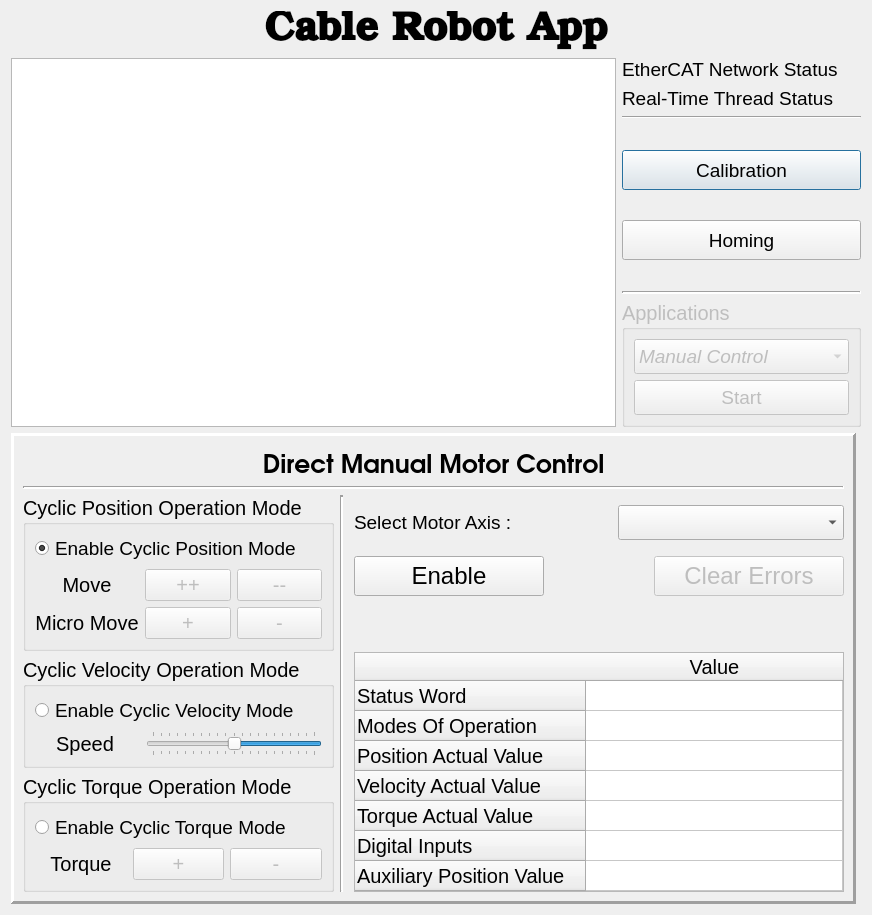
<?xml version="1.0" encoding="UTF-8"?>
<ui version="4.0">
 <class>MainGUI</class>
 <widget class="QDialog" name="MainGUI">
  <property name="geometry">
   <rect>
    <x>0</x>
    <y>0</y>
    <width>872</width>
    <height>915</height>
   </rect>
  </property>
  <property name="sizePolicy">
   <sizepolicy hsizetype="Fixed" vsizetype="Fixed">
    <horstretch>0</horstretch>
    <verstretch>0</verstretch>
   </sizepolicy>
  </property>
  <property name="minimumSize">
   <size>
    <width>872</width>
    <height>0</height>
   </size>
  </property>
  <property name="maximumSize">
   <size>
    <width>872</width>
    <height>16777215</height>
   </size>
  </property>
  <property name="windowTitle">
   <string>CableRobotApp</string>
  </property>
  <property name="windowIcon">
   <iconset resource="../resources/resources.qrc">
    <normaloff>:/img/img/grab.jpg</normaloff>:/img/img/grab.jpg</iconset>
  </property>
  <layout class="QVBoxLayout" name="verticalLayout_2">
   <item>
    <widget class="QLabel" name="label_title">
     <property name="font">
      <font>
       <family>URW Bookman L</family>
       <pointsize>30</pointsize>
       <weight>75</weight>
       <bold>true</bold>
      </font>
     </property>
     <property name="frameShape">
      <enum>QFrame::NoFrame</enum>
     </property>
     <property name="frameShadow">
      <enum>QFrame::Plain</enum>
     </property>
     <property name="text">
      <string>Cable Robot App</string>
     </property>
     <property name="alignment">
      <set>Qt::AlignCenter</set>
     </property>
     <property name="wordWrap">
      <bool>true</bool>
     </property>
    </widget>
   </item>
   <item>
    <layout class="QHBoxLayout" name="horizontalLayout_9" stretch="1,0">
     <item>
      <widget class="QTextBrowser" name="textBrowser_logs">
       <property name="sizePolicy">
        <sizepolicy hsizetype="Expanding" vsizetype="Expanding">
         <horstretch>0</horstretch>
         <verstretch>0</verstretch>
        </sizepolicy>
       </property>
       <property name="minimumSize">
        <size>
         <width>0</width>
         <height>300</height>
        </size>
       </property>
      </widget>
     </item>
     <item>
      <layout class="QVBoxLayout" name="verticalLayout">
       <item>
        <layout class="QHBoxLayout" name="horizontalLayout">
         <item>
          <widget class="QLabel" name="label_8">
           <property name="font">
            <font>
             <pointsize>14</pointsize>
            </font>
           </property>
           <property name="text">
            <string>EtherCAT Network Status</string>
           </property>
          </widget>
         </item>
         <item>
          <spacer name="horizontalSpacer_3">
           <property name="orientation">
            <enum>Qt::Horizontal</enum>
           </property>
           <property name="sizeType">
            <enum>QSizePolicy::Minimum</enum>
           </property>
           <property name="sizeHint" stdset="0">
            <size>
             <width>10</width>
             <height>20</height>
            </size>
           </property>
          </spacer>
         </item>
         <item>
          <widget class="QLabel" name="label_ec_status_led">
           <property name="text">
            <string/>
           </property>
           <property name="pixmap">
            <pixmap resource="../resources/resources.qrc">:/img/img/grey_button.png</pixmap>
           </property>
           <property name="alignment">
            <set>Qt::AlignCenter</set>
           </property>
           <property name="textInteractionFlags">
            <set>Qt::NoTextInteraction</set>
           </property>
          </widget>
         </item>
        </layout>
       </item>
       <item>
        <layout class="QHBoxLayout" name="horizontalLayout_4" stretch="0,1,0">
         <property name="sizeConstraint">
          <enum>QLayout::SetDefaultConstraint</enum>
         </property>
         <item>
          <widget class="QLabel" name="label_9">
           <property name="font">
            <font>
             <pointsize>14</pointsize>
            </font>
           </property>
           <property name="text">
            <string>Real-Time Thread Status</string>
           </property>
          </widget>
         </item>
         <item>
          <spacer name="horizontalSpacer_4">
           <property name="orientation">
            <enum>Qt::Horizontal</enum>
           </property>
           <property name="sizeType">
            <enum>QSizePolicy::Expanding</enum>
           </property>
           <property name="sizeHint" stdset="0">
            <size>
             <width>10</width>
             <height>20</height>
            </size>
           </property>
          </spacer>
         </item>
         <item>
          <widget class="QLabel" name="label_rt_thread_status_led">
           <property name="text">
            <string/>
           </property>
           <property name="pixmap">
            <pixmap resource="../resources/resources.qrc">:/img/img/grey_button.png</pixmap>
           </property>
           <property name="alignment">
            <set>Qt::AlignCenter</set>
           </property>
           <property name="textInteractionFlags">
            <set>Qt::NoTextInteraction</set>
           </property>
          </widget>
         </item>
        </layout>
       </item>
       <item>
        <widget class="Line" name="line_4">
         <property name="orientation">
          <enum>Qt::Horizontal</enum>
         </property>
        </widget>
       </item>
       <item>
        <spacer name="verticalSpacer_7">
         <property name="orientation">
          <enum>Qt::Vertical</enum>
         </property>
         <property name="sizeType">
          <enum>QSizePolicy::MinimumExpanding</enum>
         </property>
         <property name="sizeHint" stdset="0">
          <size>
           <width>20</width>
           <height>0</height>
          </size>
         </property>
        </spacer>
       </item>
       <item>
        <widget class="QPushButton" name="pushButton_calib">
         <property name="minimumSize">
          <size>
           <width>0</width>
           <height>40</height>
          </size>
         </property>
         <property name="font">
          <font>
           <pointsize>14</pointsize>
          </font>
         </property>
         <property name="text">
          <string>Calibration</string>
         </property>
        </widget>
       </item>
       <item>
        <spacer name="verticalSpacer_3">
         <property name="orientation">
          <enum>Qt::Vertical</enum>
         </property>
         <property name="sizeType">
          <enum>QSizePolicy::MinimumExpanding</enum>
         </property>
         <property name="sizeHint" stdset="0">
          <size>
           <width>20</width>
           <height>10</height>
          </size>
         </property>
        </spacer>
       </item>
       <item>
        <widget class="QPushButton" name="pushButton_homing">
         <property name="minimumSize">
          <size>
           <width>0</width>
           <height>40</height>
          </size>
         </property>
         <property name="font">
          <font>
           <pointsize>14</pointsize>
          </font>
         </property>
         <property name="text">
          <string>Homing</string>
         </property>
        </widget>
       </item>
       <item>
        <spacer name="verticalSpacer_4">
         <property name="orientation">
          <enum>Qt::Vertical</enum>
         </property>
         <property name="sizeType">
          <enum>QSizePolicy::MinimumExpanding</enum>
         </property>
         <property name="sizeHint" stdset="0">
          <size>
           <width>20</width>
           <height>0</height>
          </size>
         </property>
        </spacer>
       </item>
       <item>
        <widget class="Line" name="line">
         <property name="lineWidth">
          <number>2</number>
         </property>
         <property name="orientation">
          <enum>Qt::Horizontal</enum>
         </property>
        </widget>
       </item>
       <item>
        <widget class="QGroupBox" name="groupBox_app">
         <property name="enabled">
          <bool>false</bool>
         </property>
         <property name="minimumSize">
          <size>
           <width>200</width>
           <height>0</height>
          </size>
         </property>
         <property name="font">
          <font>
           <pointsize>15</pointsize>
          </font>
         </property>
         <property name="title">
          <string>Applications</string>
         </property>
         <layout class="QGridLayout" name="gridLayout">
          <item row="2" column="0">
           <widget class="QPushButton" name="pushButton_startApp">
            <property name="minimumSize">
             <size>
              <width>0</width>
              <height>35</height>
             </size>
            </property>
            <property name="font">
             <font>
              <pointsize>14</pointsize>
             </font>
            </property>
            <property name="text">
             <string>Start</string>
            </property>
           </widget>
          </item>
          <item row="1" column="0">
           <widget class="QComboBox" name="comboBox_apps">
            <property name="minimumSize">
             <size>
              <width>0</width>
              <height>35</height>
             </size>
            </property>
            <property name="font">
             <font>
              <pointsize>14</pointsize>
              <italic>true</italic>
             </font>
            </property>
            <property name="sizeAdjustPolicy">
             <enum>QComboBox::AdjustToContents</enum>
            </property>
            <item>
             <property name="text">
              <string>Manual Control</string>
             </property>
            </item>
            <item>
             <property name="text">
              <string>Banal 66 Demo</string>
             </property>
            </item>
            <item>
             <property name="text">
              <string>Joint PVT 33</string>
             </property>
            </item>
           </widget>
          </item>
         </layout>
        </widget>
       </item>
      </layout>
     </item>
    </layout>
   </item>
   <item>
    <widget class="QFrame" name="frame_manualControl">
     <property name="sizePolicy">
      <sizepolicy hsizetype="Fixed" vsizetype="Fixed">
       <horstretch>0</horstretch>
       <verstretch>0</verstretch>
      </sizepolicy>
     </property>
     <property name="frameShape">
      <enum>QFrame::Panel</enum>
     </property>
     <property name="frameShadow">
      <enum>QFrame::Raised</enum>
     </property>
     <property name="lineWidth">
      <number>3</number>
     </property>
     <property name="midLineWidth">
      <number>0</number>
     </property>
     <layout class="QVBoxLayout" name="verticalLayout_13">
      <item>
       <widget class="QLabel" name="label_3">
        <property name="font">
         <font>
          <family>URW Gothic L</family>
          <pointsize>19</pointsize>
          <weight>75</weight>
          <bold>true</bold>
         </font>
        </property>
        <property name="text">
         <string>Direct Manual Motor Control</string>
        </property>
        <property name="alignment">
         <set>Qt::AlignCenter</set>
        </property>
       </widget>
      </item>
      <item>
       <widget class="Line" name="line_3">
        <property name="lineWidth">
         <number>2</number>
        </property>
        <property name="orientation">
         <enum>Qt::Horizontal</enum>
        </property>
       </widget>
      </item>
      <item>
       <layout class="QHBoxLayout" name="horizontalLayout_8">
        <item>
         <layout class="QVBoxLayout" name="verticalLayout_12">
          <item>
           <widget class="QGroupBox" name="CyclicPositionBox">
            <property name="font">
             <font>
              <pointsize>15</pointsize>
             </font>
            </property>
            <property name="title">
             <string>Cyclic Position Operation Mode</string>
            </property>
            <layout class="QVBoxLayout" name="verticalLayout_5">
             <item>
              <widget class="QRadioButton" name="radioButton_posMode">
               <property name="font">
                <font>
                 <family>Ubuntu</family>
                 <pointsize>14</pointsize>
                </font>
               </property>
               <property name="text">
                <string>Enable Cyclic Position Mode</string>
               </property>
               <property name="checked">
                <bool>true</bool>
               </property>
              </widget>
             </item>
             <item>
              <layout class="QVBoxLayout" name="verticalLayout_4">
               <item>
                <layout class="QHBoxLayout" name="horizontalLayout_2">
                 <item>
                  <layout class="QVBoxLayout" name="verticalLayout_3">
                   <item>
                    <widget class="QLabel" name="label_4">
                     <property name="font">
                      <font>
                       <pointsize>15</pointsize>
                      </font>
                     </property>
                     <property name="text">
                      <string>Move</string>
                     </property>
                     <property name="alignment">
                      <set>Qt::AlignCenter</set>
                     </property>
                    </widget>
                   </item>
                   <item>
                    <widget class="QLabel" name="label_5">
                     <property name="font">
                      <font>
                       <pointsize>15</pointsize>
                      </font>
                     </property>
                     <property name="text">
                      <string>Micro Move</string>
                     </property>
                     <property name="alignment">
                      <set>Qt::AlignCenter</set>
                     </property>
                    </widget>
                   </item>
                  </layout>
                 </item>
                 <item>
                  <layout class="QVBoxLayout" name="verticalLayout_6">
                   <item>
                    <widget class="QPushButton" name="pushButton_posPlus">
                     <property name="enabled">
                      <bool>false</bool>
                     </property>
                     <property name="font">
                      <font>
                       <pointsize>15</pointsize>
                      </font>
                     </property>
                     <property name="text">
                      <string>++</string>
                     </property>
                    </widget>
                   </item>
                   <item>
                    <widget class="QPushButton" name="pushButton_posMicroPlus">
                     <property name="enabled">
                      <bool>false</bool>
                     </property>
                     <property name="font">
                      <font>
                       <pointsize>15</pointsize>
                      </font>
                     </property>
                     <property name="text">
                      <string>+</string>
                     </property>
                    </widget>
                   </item>
                  </layout>
                 </item>
                 <item>
                  <layout class="QVBoxLayout" name="verticalLayout_8">
                   <item>
                    <widget class="QPushButton" name="pushButton_posMinus">
                     <property name="enabled">
                      <bool>false</bool>
                     </property>
                     <property name="font">
                      <font>
                       <pointsize>15</pointsize>
                      </font>
                     </property>
                     <property name="text">
                      <string>--</string>
                     </property>
                    </widget>
                   </item>
                   <item>
                    <widget class="QPushButton" name="pushButton_posMicroMinus">
                     <property name="enabled">
                      <bool>false</bool>
                     </property>
                     <property name="font">
                      <font>
                       <pointsize>15</pointsize>
                      </font>
                     </property>
                     <property name="text">
                      <string>-</string>
                     </property>
                    </widget>
                   </item>
                  </layout>
                 </item>
                </layout>
               </item>
              </layout>
             </item>
            </layout>
           </widget>
          </item>
          <item>
           <widget class="QGroupBox" name="CyclicVelocityBox">
            <property name="font">
             <font>
              <pointsize>15</pointsize>
             </font>
            </property>
            <property name="title">
             <string>Cyclic Velocity Operation Mode</string>
            </property>
            <layout class="QVBoxLayout" name="verticalLayout_14">
             <item>
              <widget class="QRadioButton" name="radioButton_velMode">
               <property name="font">
                <font>
                 <family>Ubuntu</family>
                 <pointsize>14</pointsize>
                </font>
               </property>
               <property name="text">
                <string>Enable Cyclic Velocity Mode</string>
               </property>
              </widget>
             </item>
             <item>
              <layout class="QVBoxLayout" name="verticalLayout_7">
               <item>
                <layout class="QHBoxLayout" name="horizontalLayout_5" stretch="0,0">
                 <property name="spacing">
                  <number>11</number>
                 </property>
                 <item>
                  <widget class="QLabel" name="label_7">
                   <property name="sizePolicy">
                    <sizepolicy hsizetype="Fixed" vsizetype="Preferred">
                     <horstretch>0</horstretch>
                     <verstretch>0</verstretch>
                    </sizepolicy>
                   </property>
                   <property name="minimumSize">
                    <size>
                     <width>100</width>
                     <height>0</height>
                    </size>
                   </property>
                   <property name="font">
                    <font>
                     <pointsize>15</pointsize>
                    </font>
                   </property>
                   <property name="text">
                    <string>Speed</string>
                   </property>
                   <property name="alignment">
                    <set>Qt::AlignCenter</set>
                   </property>
                  </widget>
                 </item>
                 <item>
                  <widget class="QSlider" name="horizontalSlider_speed_ctrl">
                   <property name="minimum">
                    <number>-100</number>
                   </property>
                   <property name="maximum">
                    <number>100</number>
                   </property>
                   <property name="singleStep">
                    <number>5</number>
                   </property>
                   <property name="value">
                    <number>0</number>
                   </property>
                   <property name="sliderPosition">
                    <number>0</number>
                   </property>
                   <property name="orientation">
                    <enum>Qt::Horizontal</enum>
                   </property>
                   <property name="invertedAppearance">
                    <bool>true</bool>
                   </property>
                   <property name="invertedControls">
                    <bool>true</bool>
                   </property>
                   <property name="tickPosition">
                    <enum>QSlider::TicksBothSides</enum>
                   </property>
                   <property name="tickInterval">
                    <number>10</number>
                   </property>
                  </widget>
                 </item>
                </layout>
               </item>
              </layout>
             </item>
            </layout>
           </widget>
          </item>
          <item>
           <widget class="QGroupBox" name="CyclicTorqueBox">
            <property name="font">
             <font>
              <pointsize>15</pointsize>
             </font>
            </property>
            <property name="title">
             <string>Cyclic Torque Operation Mode</string>
            </property>
            <layout class="QVBoxLayout" name="verticalLayout_9">
             <item>
              <widget class="QRadioButton" name="radioButton_torqueMode">
               <property name="font">
                <font>
                 <family>Ubuntu</family>
                 <pointsize>14</pointsize>
                </font>
               </property>
               <property name="text">
                <string>Enable Cyclic Torque Mode</string>
               </property>
              </widget>
             </item>
             <item>
              <layout class="QVBoxLayout" name="verticalLayout_10">
               <item>
                <layout class="QHBoxLayout" name="horizontalLayout_6">
                 <item>
                  <widget class="QLabel" name="label_6">
                   <property name="font">
                    <font>
                     <pointsize>15</pointsize>
                    </font>
                   </property>
                   <property name="text">
                    <string>Torque</string>
                   </property>
                   <property name="alignment">
                    <set>Qt::AlignCenter</set>
                   </property>
                  </widget>
                 </item>
                 <item>
                  <widget class="QPushButton" name="pushButton_torquePlus">
                   <property name="enabled">
                    <bool>false</bool>
                   </property>
                   <property name="font">
                    <font>
                     <pointsize>15</pointsize>
                    </font>
                   </property>
                   <property name="text">
                    <string>+</string>
                   </property>
                  </widget>
                 </item>
                 <item>
                  <widget class="QPushButton" name="pushButton_torqueMinus">
                   <property name="enabled">
                    <bool>false</bool>
                   </property>
                   <property name="font">
                    <font>
                     <pointsize>15</pointsize>
                    </font>
                   </property>
                   <property name="text">
                    <string>-</string>
                   </property>
                  </widget>
                 </item>
                </layout>
               </item>
              </layout>
             </item>
            </layout>
           </widget>
          </item>
         </layout>
        </item>
        <item>
         <widget class="Line" name="line_2">
          <property name="lineWidth">
           <number>2</number>
          </property>
          <property name="orientation">
           <enum>Qt::Vertical</enum>
          </property>
         </widget>
        </item>
        <item>
         <layout class="QVBoxLayout" name="verticalLayout_11">
          <property name="leftMargin">
           <number>5</number>
          </property>
          <property name="rightMargin">
           <number>0</number>
          </property>
          <property name="bottomMargin">
           <number>0</number>
          </property>
          <item>
           <spacer name="verticalSpacer_6">
            <property name="orientation">
             <enum>Qt::Vertical</enum>
            </property>
            <property name="sizeType">
             <enum>QSizePolicy::Fixed</enum>
            </property>
            <property name="sizeHint" stdset="0">
             <size>
              <width>20</width>
              <height>10</height>
             </size>
            </property>
           </spacer>
          </item>
          <item>
           <layout class="QHBoxLayout" name="horizontalLayout_3">
            <item>
             <widget class="QLabel" name="label">
              <property name="sizePolicy">
               <sizepolicy hsizetype="Minimum" vsizetype="Preferred">
                <horstretch>0</horstretch>
                <verstretch>0</verstretch>
               </sizepolicy>
              </property>
              <property name="font">
               <font>
                <pointsize>14</pointsize>
               </font>
              </property>
              <property name="text">
               <string>Select Motor Axis :</string>
              </property>
             </widget>
            </item>
            <item>
             <spacer name="horizontalSpacer_2">
              <property name="orientation">
               <enum>Qt::Horizontal</enum>
              </property>
              <property name="sizeType">
               <enum>QSizePolicy::Fixed</enum>
              </property>
              <property name="sizeHint" stdset="0">
               <size>
                <width>100</width>
                <height>20</height>
               </size>
              </property>
             </spacer>
            </item>
            <item>
             <widget class="QComboBox" name="comboBox_motorAxis">
              <property name="sizePolicy">
               <sizepolicy hsizetype="Expanding" vsizetype="Fixed">
                <horstretch>0</horstretch>
                <verstretch>0</verstretch>
               </sizepolicy>
              </property>
              <property name="minimumSize">
               <size>
                <width>0</width>
                <height>35</height>
               </size>
              </property>
             </widget>
            </item>
           </layout>
          </item>
          <item>
           <spacer name="verticalSpacer">
            <property name="orientation">
             <enum>Qt::Vertical</enum>
            </property>
            <property name="sizeType">
             <enum>QSizePolicy::Fixed</enum>
            </property>
            <property name="sizeHint" stdset="0">
             <size>
              <width>20</width>
              <height>10</height>
             </size>
            </property>
           </spacer>
          </item>
          <item>
           <layout class="QHBoxLayout" name="horizontalLayout_7" stretch="0,1,0">
            <item>
             <widget class="QPushButton" name="pushButton_enable">
              <property name="sizePolicy">
               <sizepolicy hsizetype="Preferred" vsizetype="Fixed">
                <horstretch>0</horstretch>
                <verstretch>0</verstretch>
               </sizepolicy>
              </property>
              <property name="minimumSize">
               <size>
                <width>190</width>
                <height>40</height>
               </size>
              </property>
              <property name="font">
               <font>
                <pointsize>18</pointsize>
               </font>
              </property>
              <property name="cursor">
               <cursorShape>ArrowCursor</cursorShape>
              </property>
              <property name="text">
               <string>Enable</string>
              </property>
              <property name="checkable">
               <bool>true</bool>
              </property>
             </widget>
            </item>
            <item>
             <spacer name="horizontalSpacer">
              <property name="orientation">
               <enum>Qt::Horizontal</enum>
              </property>
              <property name="sizeType">
               <enum>QSizePolicy::Expanding</enum>
              </property>
              <property name="sizeHint" stdset="0">
               <size>
                <width>40</width>
                <height>20</height>
               </size>
              </property>
             </spacer>
            </item>
            <item>
             <widget class="QPushButton" name="pushButton_faultReset">
              <property name="enabled">
               <bool>false</bool>
              </property>
              <property name="minimumSize">
               <size>
                <width>190</width>
                <height>40</height>
               </size>
              </property>
              <property name="font">
               <font>
                <pointsize>18</pointsize>
               </font>
              </property>
              <property name="cursor">
               <cursorShape>ArrowCursor</cursorShape>
              </property>
              <property name="text">
               <string>Clear Errors</string>
              </property>
             </widget>
            </item>
           </layout>
          </item>
          <item>
           <spacer name="verticalSpacer_2">
            <property name="orientation">
             <enum>Qt::Vertical</enum>
            </property>
            <property name="sizeHint" stdset="0">
             <size>
              <width>20</width>
              <height>40</height>
             </size>
            </property>
           </spacer>
          </item>
          <item>
           <widget class="QTableWidget" name="table_inputPdos">
            <property name="sizePolicy">
             <sizepolicy hsizetype="Expanding" vsizetype="Expanding">
              <horstretch>0</horstretch>
              <verstretch>0</verstretch>
             </sizepolicy>
            </property>
            <property name="minimumSize">
             <size>
              <width>490</width>
              <height>0</height>
             </size>
            </property>
            <property name="font">
             <font>
              <pointsize>15</pointsize>
             </font>
            </property>
            <property name="midLineWidth">
             <number>-1</number>
            </property>
            <property name="verticalScrollBarPolicy">
             <enum>Qt::ScrollBarAlwaysOff</enum>
            </property>
            <property name="horizontalScrollBarPolicy">
             <enum>Qt::ScrollBarAlwaysOff</enum>
            </property>
            <property name="sizeAdjustPolicy">
             <enum>QAbstractScrollArea::AdjustToContents</enum>
            </property>
            <property name="autoScroll">
             <bool>false</bool>
            </property>
            <property name="textElideMode">
             <enum>Qt::ElideNone</enum>
            </property>
            <property name="horizontalScrollMode">
             <enum>QAbstractItemView::ScrollPerPixel</enum>
            </property>
            <property name="cornerButtonEnabled">
             <bool>true</bool>
            </property>
            <attribute name="horizontalHeaderCascadingSectionResizes">
             <bool>false</bool>
            </attribute>
            <attribute name="horizontalHeaderDefaultSectionSize">
             <number>200</number>
            </attribute>
            <attribute name="horizontalHeaderMinimumSectionSize">
             <number>26</number>
            </attribute>
            <attribute name="horizontalHeaderStretchLastSection">
             <bool>true</bool>
            </attribute>
            <attribute name="verticalHeaderStretchLastSection">
             <bool>false</bool>
            </attribute>
            <row>
             <property name="text">
              <string>Status Word</string>
             </property>
            </row>
            <row>
             <property name="text">
              <string>Modes Of Operation</string>
             </property>
            </row>
            <row>
             <property name="text">
              <string>Position Actual Value</string>
             </property>
            </row>
            <row>
             <property name="text">
              <string>Velocity Actual Value</string>
             </property>
            </row>
            <row>
             <property name="text">
              <string>Torque Actual Value</string>
             </property>
            </row>
            <row>
             <property name="text">
              <string>Digital Inputs</string>
             </property>
            </row>
            <row>
             <property name="text">
              <string>Auxiliary Position Value</string>
             </property>
            </row>
            <column>
             <property name="text">
              <string>Value</string>
             </property>
            </column>
            <item row="0" column="0">
             <property name="text">
              <string/>
             </property>
             <property name="textAlignment">
              <set>AlignCenter</set>
             </property>
            </item>
            <item row="1" column="0">
             <property name="textAlignment">
              <set>AlignCenter</set>
             </property>
            </item>
            <item row="2" column="0">
             <property name="textAlignment">
              <set>AlignCenter</set>
             </property>
            </item>
            <item row="3" column="0">
             <property name="textAlignment">
              <set>AlignCenter</set>
             </property>
            </item>
            <item row="4" column="0">
             <property name="textAlignment">
              <set>AlignCenter</set>
             </property>
            </item>
            <item row="5" column="0">
             <property name="textAlignment">
              <set>AlignCenter</set>
             </property>
            </item>
            <item row="6" column="0">
             <property name="textAlignment">
              <set>AlignCenter</set>
             </property>
            </item>
           </widget>
          </item>
         </layout>
        </item>
       </layout>
      </item>
     </layout>
    </widget>
   </item>
  </layout>
 </widget>
 <resources>
  <include location="../resources/resources.qrc"/>
 </resources>
 <connections/>
</ui>
